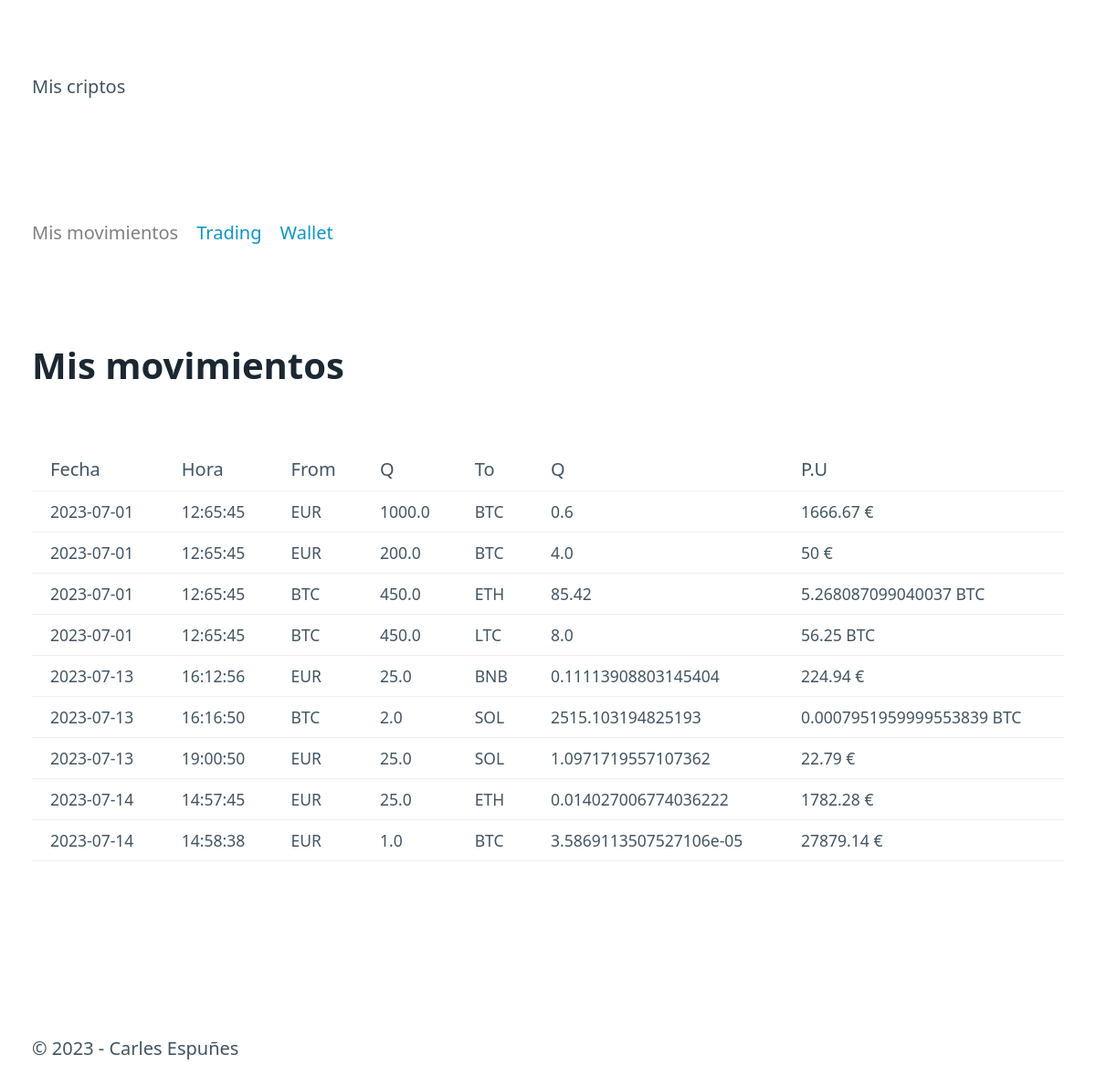
Before: / with the older database file.
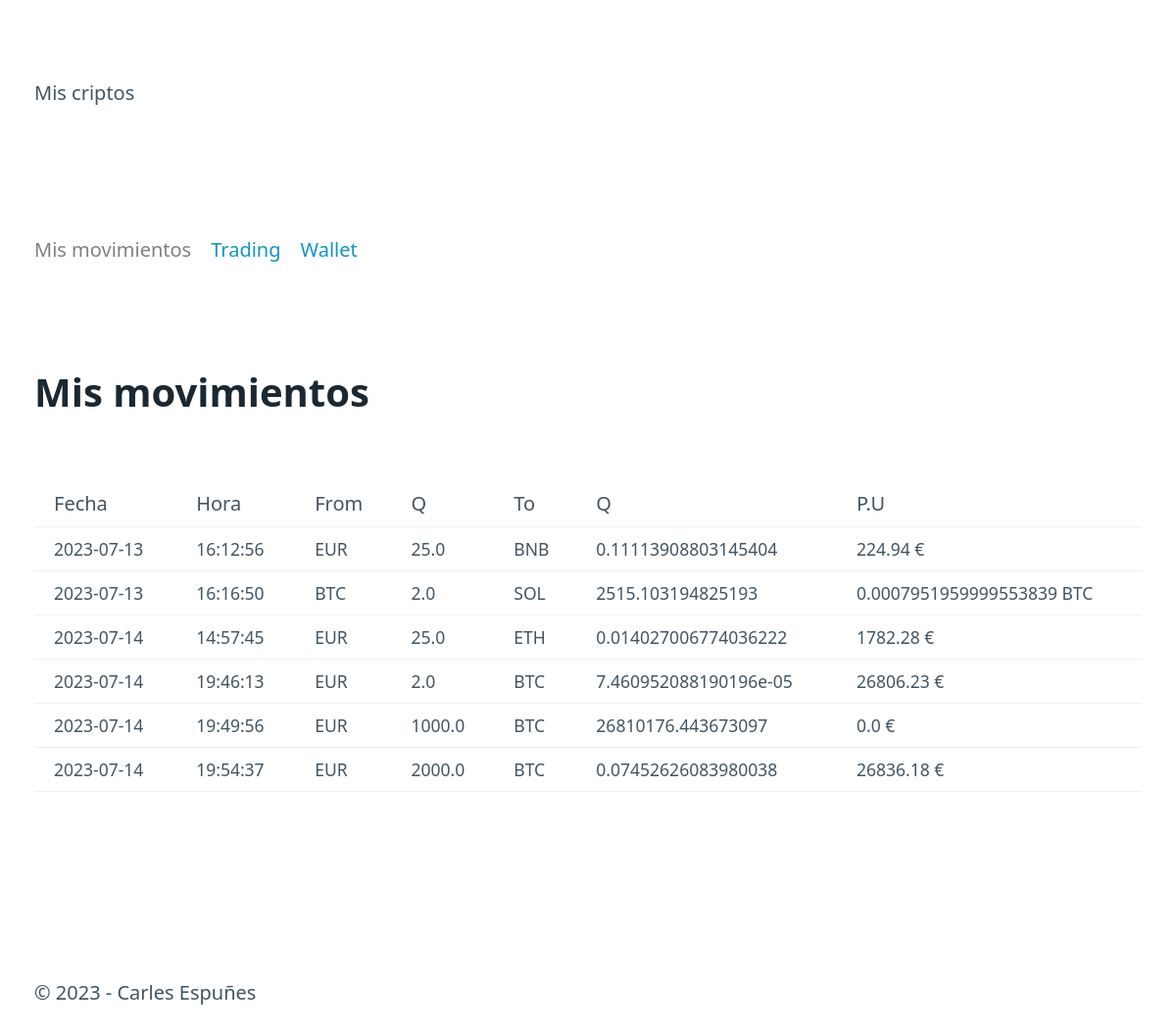
After: the same page with the newer database file.
### tables this page shows
CREATE TABLE "movements" (
	"id"	INTEGER,
	"date"	TEXT NOT NULL,
	"time"	TEXT NOT NULL,
	"moneda_from"	TEXT NOT NULL,
	"cantidad_from"	REAL NOT NULL,
	"moneda_to"	TEXT NOT NULL,
	"cantidad_to"	REAL NOT NULL,
	PRIMARY KEY("id" AUTOINCREMENT)
);

### mis_criptos/routes.py (the view)
@app.route("/")
def index():
    try:
        movements= dao.get_all()
        return render_template("index.html", movements=movements, title="Mis movimientos", route=request.path)#el route lo pasamos para usarlo para desactivar el link del nav, el request.path devuelvela parte de la URL después del nombre de dominio.
    except ValueError as e:
        flash("Su fichero de datos está corrupto")
        flash(str(e))
        return render_template("index.html", movements=[], title="Mis Movimientos")

### mis_criptos/models.py (called while the page is built)
    def get_all(self):
        query="""
        SELECT  date, time, moneda_from, cantidad_from, moneda_to, cantidad_to, id FROM movements ORDER by date, time;
        """
        conn=sqlite3.connect(self.path)
        cur=conn.cursor()
        cur.execute(query)
        res=cur.fetchall() # devuelve una lista de tuplas con la resta de la consulta
        print(res)
        lista = [Movement(*reg) for reg in res]# crea una lista con primero lo que se quiere añadir y luego lo que se recorre  esto se llama LIST COMPREHENSION
        conn.close()
        return lista

### mis_criptos/templates/index.html
{% extends "base.html" %}
{%block content%}
    <div>
        <h1>Mis movimientos</h1>
    </div>
    {% if movements != [] %}
        <table>
            <tr>
                <th>Fecha</th>
                <th>Hora</th>
                <th>From</th>
                <th>Q</th>
                <th>To</th>
                <th>Q</th>
                <th>P.U</th>
            </tr>
            {% for movement in movements %}
            <tr>
                <td>{{ movement.date }}</td>
                <td>{{ movement.time }}</td>
                <td>{{ movement.moneda_from }}</td>
                <td>{{ movement.cantidad_from }}</td>
                <td>{{ movement.moneda_to }}</td>
                <td>{{ movement.cantidad_to }}</td>
                <td>{% if movement.moneda_from == "EUR" %} {% if (movement.cantidad_from / movement.cantidad_to).is_integer() %}  {{ (movement.cantidad_from / movement.cantidad_to)| int }} {% else %} {{ (movement.cantidad_from / movement.cantidad_to)| float | round(2) }} {% endif %} € {% else %} {{ movement.cantidad_from / movement.cantidad_to }} {{ movement.moneda_from }} {% endif %}</td>
            </tr>
            {% endfor %}
        </table>
    {% else %}
        <p>SIN MOVIMIENTOS</p>
    {% endif %}
{%endblock%}

### mis_criptos/templates/base.html (shortened to what this page needs)
<html lang="en">
    <head>
        <link rel="stylesheet" href="/static/pico.css">
        <link rel="stylesheet" href="/static/styles.css">
    </head>
    <body>
        <header id="header">
            <p class="container">Mis criptos</p>
        </header>
        <nav class="container">
            <ul>
                <li><a href="{{ url_for('index') }}" {% if route == "/" %} class="deactivate" {% endif %}>Mis movimientos</a></li>
                <li><a href="{{ url_for('trading') }}" {% if route == "/purchase" %} class="deactivate" {% endif %}>Trading</a></li>
                <li><a href="{{ url_for('wallet') }}" {% if route == "/status" %} class="deactivate" {% endif %}>Wallet</a></li>
            </ul>
        </nav>
        <main class="container">
            {% block content %}{%endblock%}
        </main>
        <footer>
            <p class="container">&copy; 2023  -  Carles Espuñes</p>
        </footer>
    </body>
</html>

### mis_criptos/static/styles.css (style rules this page uses)
a.deactivate { pointer-events: none; color: gray; text-decoration: none; cursor: default; }

Changed rows visible on the page:
removed movements: date "2023-07-01", time "12:65:45", moneda_from "EUR", cantidad_from "1000.0", moneda_to "BTC", cantidad_to "0.6", cantidad_from+cantidad_to "1666.67"
removed movements: date "2023-07-01", time "12:65:45", moneda_from "EUR", cantidad_from "200.0", moneda_to "BTC", cantidad_to "4.0", (movement.cantidad_from/movement.cantidad_to)|int "50"
removed movements: date "2023-07-01", time "12:65:45", moneda_from "BTC", cantidad_from "450.0", moneda_to "ETH", cantidad_to "85.42", movement.cantidad_from/movement.cantidad_to "5.268087099040037"
removed movements: date "2023-07-01", time "12:65:45", moneda_from "BTC", cantidad_from "450.0", moneda_to "LTC", cantidad_to "8.0", movement.cantidad_from/movement.cantidad_to "56.25"
removed movements: date "2023-07-13", time "19:00:50", moneda_from "EUR", cantidad_from "25.0", moneda_to "SOL", cantidad_to "1.0971719557107362", cantidad_from+cantidad_to "22.79"
removed movements: date "2023-07-14", time "14:58:38", moneda_from "EUR", cantidad_from "1.0", moneda_to "BTC", cantidad_to "3.5869113507527106e-05", cantidad_from+cantidad_to "27879.14"
added movements: date "2023-07-14", time "19:46:13", moneda_from "EUR", cantidad_from "2.0", moneda_to "BTC", cantidad_to "7.460952088190196e-05", cantidad_from+cantidad_to "26806.23"
added movements: date "2023-07-14", time "19:49:56", moneda_from "EUR", cantidad_from "1000.0", moneda_to "BTC", cantidad_to "26810176.443673097", cantidad_from+cantidad_to "0.0"
added movements: date "2023-07-14", time "19:54:37", moneda_from "EUR", cantidad_from "2000.0", moneda_to "BTC", cantidad_to "0.07452626083980038", cantidad_from+cantidad_to "26836.18"
